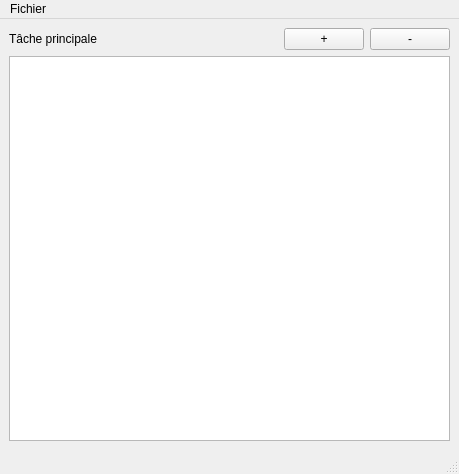
<?xml version="1.0" encoding="UTF-8"?>
<ui version="4.0">
 <class>MainTodoList</class>
 <widget class="QMainWindow" name="MainTodoList">
  <property name="windowModality">
   <enum>Qt::WindowModal</enum>
  </property>
  <property name="enabled">
   <bool>true</bool>
  </property>
  <property name="geometry">
   <rect>
    <x>0</x>
    <y>0</y>
    <width>459</width>
    <height>474</height>
   </rect>
  </property>
  <property name="sizePolicy">
   <sizepolicy hsizetype="Preferred" vsizetype="Preferred">
    <horstretch>0</horstretch>
    <verstretch>0</verstretch>
   </sizepolicy>
  </property>
  <property name="windowTitle">
   <string>To Do list</string>
  </property>
  <property name="windowIcon">
   <iconset resource="icon.qrc">
    <normaloff>:/icon/todo.png</normaloff>:/icon/todo.png</iconset>
  </property>
  <widget class="QWidget" name="centralwidget">
   <property name="sizePolicy">
    <sizepolicy hsizetype="Preferred" vsizetype="Preferred">
     <horstretch>0</horstretch>
     <verstretch>0</verstretch>
    </sizepolicy>
   </property>
   <property name="minimumSize">
    <size>
     <width>0</width>
     <height>431</height>
    </size>
   </property>
   <property name="maximumSize">
    <size>
     <width>982</width>
     <height>431</height>
    </size>
   </property>
   <layout class="QGridLayout" name="gridLayout">
    <item row="1" column="2">
     <widget class="QPushButton" name="boutonPlusPrincipale">
      <property name="styleSheet">
       <string notr="true"/>
      </property>
      <property name="text">
       <string>+</string>
      </property>
     </widget>
    </item>
    <item row="1" column="3">
     <widget class="QPushButton" name="boutonMoinsPrincipale">
      <property name="styleSheet">
       <string notr="true"/>
      </property>
      <property name="text">
       <string>-</string>
      </property>
     </widget>
    </item>
    <item row="1" column="0">
     <widget class="QLabel" name="labelTachePrincipale">
      <property name="text">
       <string>Tâche principale</string>
      </property>
     </widget>
    </item>
    <item row="1" column="1">
     <spacer name="horizontalSpacer">
      <property name="orientation">
       <enum>Qt::Horizontal</enum>
      </property>
      <property name="sizeHint" stdset="0">
       <size>
        <width>789</width>
        <height>20</height>
       </size>
      </property>
     </spacer>
    </item>
    <item row="4" column="0" colspan="4">
     <widget class="QListWidget" name="listWidgetPrincipale">
      <property name="styleSheet">
       <string notr="true"/>
      </property>
      <property name="dragDropMode">
       <enum>QAbstractItemView::NoDragDrop</enum>
      </property>
      <property name="selectionMode">
       <enum>QAbstractItemView::MultiSelection</enum>
      </property>
      <property name="sortingEnabled">
       <bool>false</bool>
      </property>
     </widget>
    </item>
   </layout>
  </widget>
  <widget class="QMenuBar" name="menubar">
   <property name="geometry">
    <rect>
     <x>0</x>
     <y>0</y>
     <width>459</width>
     <height>21</height>
    </rect>
   </property>
   <widget class="QMenu" name="menuFichier">
    <property name="title">
     <string>Fichier</string>
    </property>
    <addaction name="actionOpen"/>
    <addaction name="actionEnregistrer"/>
    <addaction name="actionFermer"/>
   </widget>
   <addaction name="menuFichier"/>
  </widget>
  <widget class="QStatusBar" name="statusbar"/>
  <action name="actionOpen">
   <property name="text">
    <string>Ouvrir</string>
   </property>
   <property name="shortcut">
    <string>Ctrl+O</string>
   </property>
  </action>
  <action name="actionEnregistrer">
   <property name="text">
    <string>Enregistrer</string>
   </property>
   <property name="shortcut">
    <string>Ctrl+S</string>
   </property>
  </action>
  <action name="actionFermer">
   <property name="text">
    <string>Quitter</string>
   </property>
   <property name="shortcut">
    <string>Ctrl+Q</string>
   </property>
  </action>
 </widget>
 <resources>
  <include location="icon.qrc"/>
 </resources>
 <connections/>
</ui>
